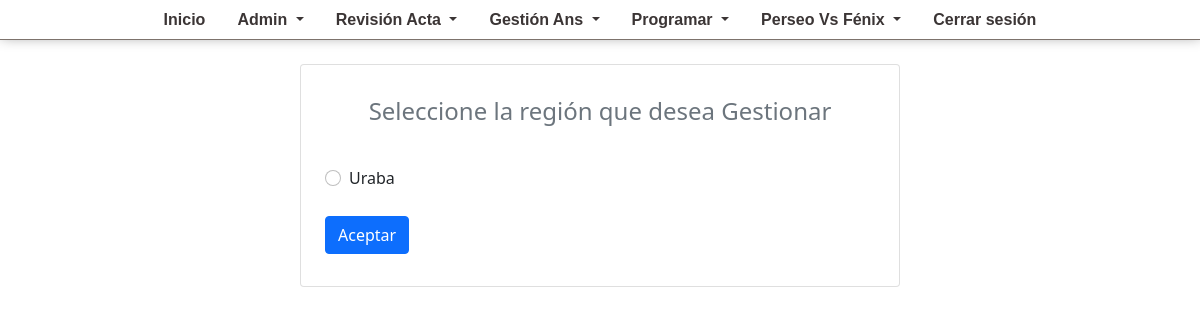
Before: /seleccionar-region (signed in) with the older database file.
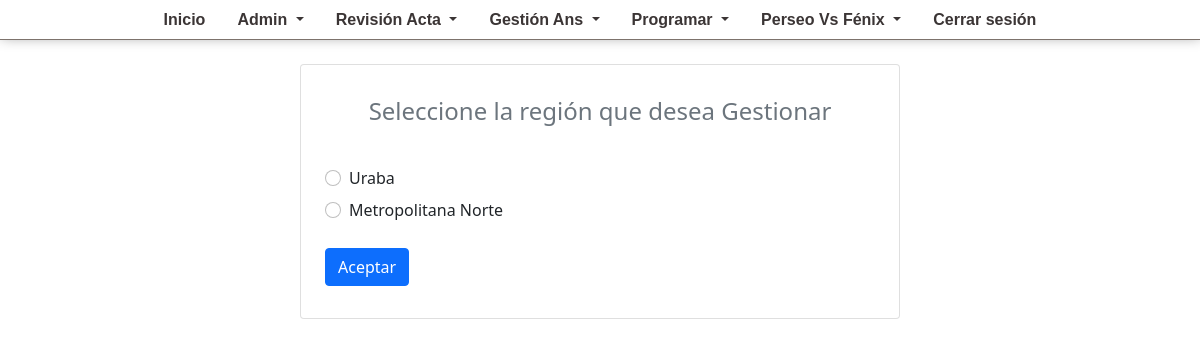
After: the same page with the newer database file.
### regional/models.py (models this page shows, shortened)
class Regional(models.Model):
    regional = models.CharField(max_length=200, default=0)
    class Meta:
        db_table = 'regional'
        managed = True
        verbose_name = 'Regional'
        verbose_name_plural = 'Regional'

### gestionvencimientos/views.py (the view)
# urls.py: path('seleccionar-region', ir_a_seleccion_region, name="seleccionar_regional"),
@login_required
def ir_a_seleccion_region(request):
    regiones = Regional.objects.all()
    return render(request,  "seleccionar_regional.html", {'regiones':regiones})

### gestionvencimientos/templates/seleccionar_regional.html (shortened to what this page needs)
{% extends 'index.html' %} {% load static %} {% block head %} {% endblock head %}
{% block content %}
<div class="table-id card mt-4 p-2" style="width: 600px; margin: auto">
  <div class="card-body">
    <h4 class="text-center text-secondary m-2">Seleccione la región que desea Gestionar</h4>
    <br>
    <form id="formulario_regional" method="POST" action="{% url 'limpiar' %}">
    {% for r in regiones %}
    <div class="form-check mt-2">
      <input class="form-check-input" type="radio" name="id_region" id="id_region" value="{{r.id}}">
      <label class="form-check-label">
        {{r.regional}}
      </label>
    </div>
    {% endfor %}
    <br>
    <button class="btn btn-primary mb-2" type="submit">Aceptar</button>
    <br>
  </form>
  </div>
</div>
{% endblock content %}

Changed rows visible on the page:
added Regional: regional "Metropolitana Norte"
